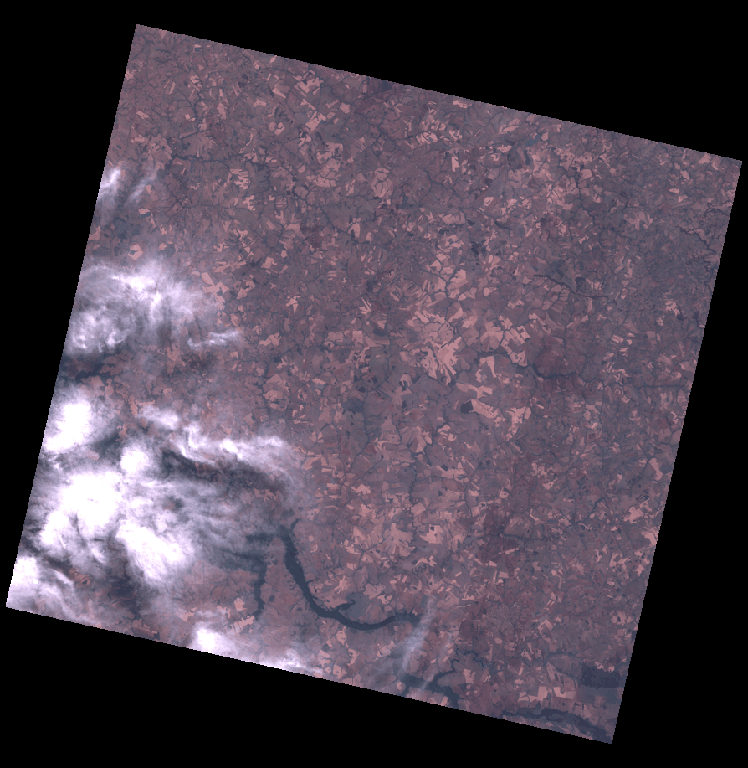
#> input picture IA/img/CBERS4A_WPM_PCA_RGB321_20240910_206_140_113.png, 748 x 768 px
$ python -i tratar_imagem.py   (imports and definitions only)
#> lines starting #> are read from the running program, lines starting #| are printed output that depends on the picture
import cv2

def tratar_imagem(image):
    print("Tratando a imagem do tratar imagem.py...")
    original_img = cv2.imread(image)
#> original_img is the input picture: shape (768, 748, 3); mean B, G, R 79.6, 67.6, 78.1

    resized_img = cv2.resize(original_img, (640, 640))

    # Converter a imagem para tons de cinza
    gray_img = cv2.cvtColor(resized_img, cv2.COLOR_BGR2GRAY)
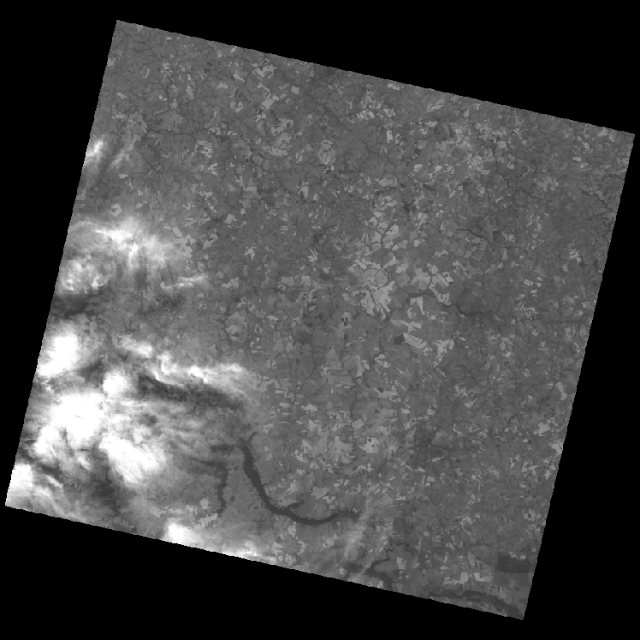
#> gray_img: shape (640, 640); min 0, max 255, mean 72

    # Converter de volta para 3 canais
    gray_img_3ch = cv2.cvtColor(gray_img, cv2.COLOR_GRAY2BGR)
    return gray_img_3ch

def tratar_imagem_cinza(image):
    print("Tratando a imagem CINZA do tratar imagem.py...")
    gray_img = cv2.cvtColor(image, cv2.COLOR_BGR2GRAY)
    gray_img_3ch = cv2.cvtColor(gray_img, cv2.COLOR_GRAY2BGR)

    return gray_img_3ch

def tratar_imagem_rgb(image):
    print("Tratando a imagem RGB do tratar imagem.py...")
    rgb_img = cv2.cvtColor(image, cv2.COLOR_BGR2RGB)

    return rgb_img

>>> result = tratar_imagem('../../IA/img/CBERS4A_WPM_PCA_RGB321_20240910_206_140_113.png')

$ run again, on IA/img/CBERS_4A_MUX_20240920_235_113.png
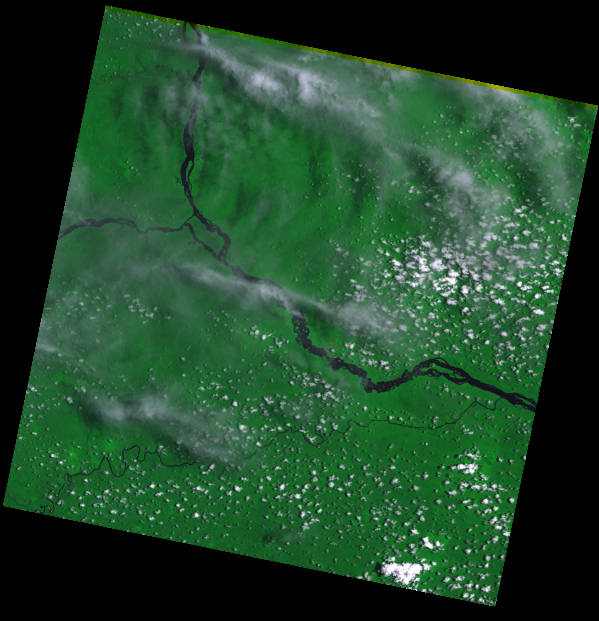
#> input picture IA/img/CBERS_4A_MUX_20240920_235_113.png, 599 x 621 px
#> in tratar_imagem, original_img is the input picture: shape (621, 599, 3); mean B, G, R 43.9, 70.8, 33.5
#> in tratar_imagem, `gray_img = cv2.cvtColor(resized_img, cv2.COLOR_BGR2GRAY)`:
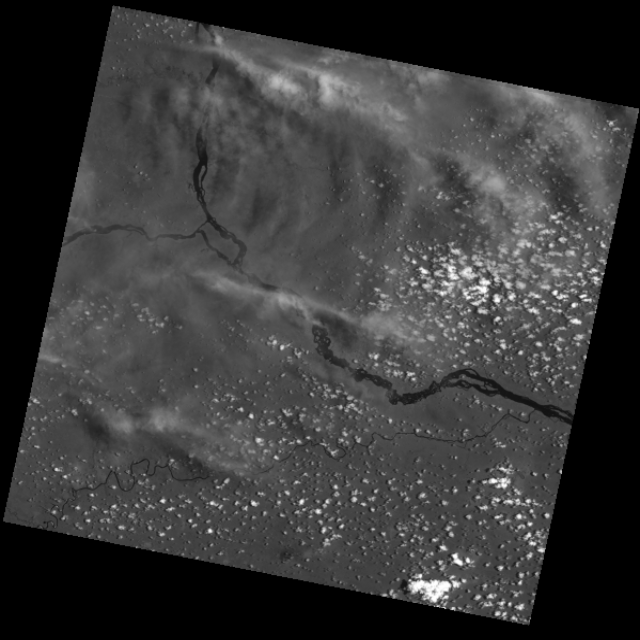
#> gray_img: shape (640, 640); min 0, max 255, mean 56.5

$ run again, on IA/img/imagemteste.png
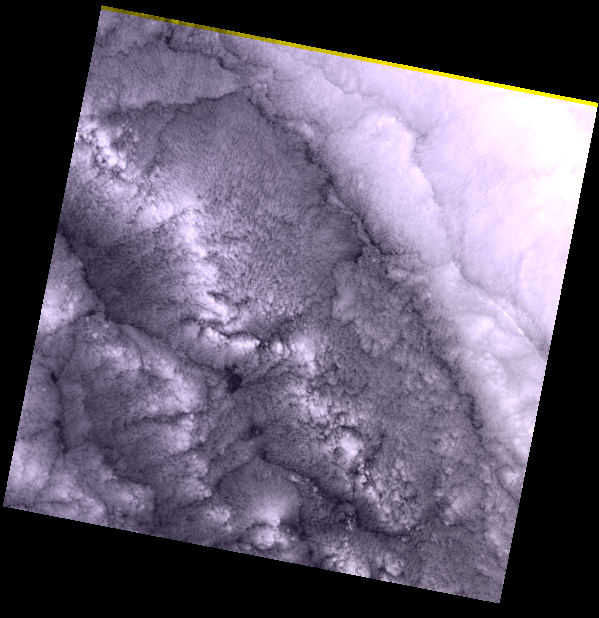
#> input picture IA/img/imagemteste.png, 599 x 618 px
#> in tratar_imagem, original_img is the input picture: shape (618, 599, 3); mean B, G, R 110.8, 92.4, 100.6
#> in tratar_imagem, `gray_img = cv2.cvtColor(resized_img, cv2.COLOR_BGR2GRAY)`:
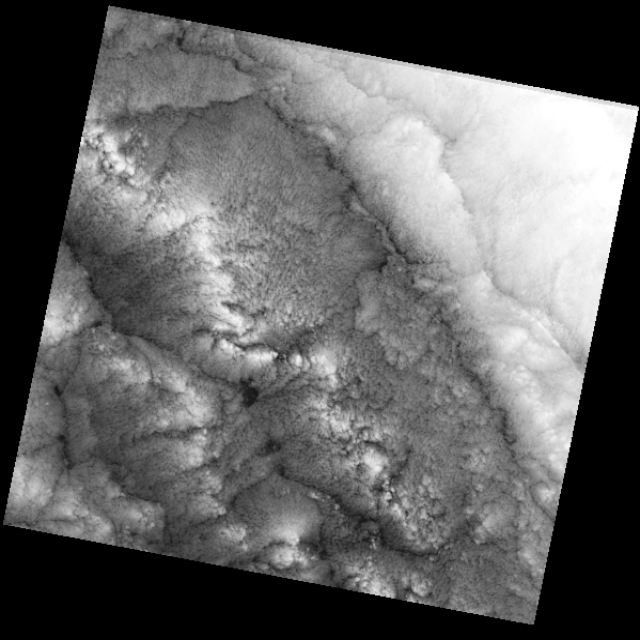
#> gray_img: shape (640, 640); min 0, max 255, mean 96.9
